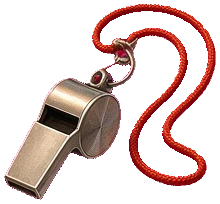
#> input picture art/items/a_whistle.webp, 220 x 204 px
$ python -i bake_item_sheet.py   (imports and definitions only)
#> lines starting #> are read from the running program, lines starting #| are printed output that depends on the picture; after the words box and inside, x2 and y2 are one past the last pixel; in counts of white or black regions, pixels touching at a corner belong together
#> further down, picture is the input picture: PIL image 220x204 RGBA; mean R, G, B, A 136.5, 33.5, 63.7, 76
#!/usr/bin/env python3
"""Cut one approved item sheet into one transparent picture per item (itembannerart1, 2026-11-20).

Run by tools/art-library/art_bake.py when Tom approves an item sheet in the Art Library (entries prop-item-01 to prop-item-18, tools/art-library/itemart-prompts.js;
the entry's `bake` field names this script with args <sheet> <item id>...). The Action keys the generator's magenta to transparent first (`key: 'corner'`).
By hand:  python3 tools/sprite-bake/bake_item_sheet.py <sheet> <id> [<id> ...] [--grid=N] [--check]
Reads tools/sprite-bake/src/items/<sheet>.png: a 4 x 4 grid of equal cells (--grid=3 for the 3 x 3 redo sheets), filled left to right then top to bottom, one object per cell
in the order of the ids. An id of `-` skips that cell: nothing is written for it (fix-itembannerart-pics: a cell that missed is made again on a redo sheet, so the first
sheet must not overwrite it whichever of the two Tom approves last).
Writes art/items/<id>.webp (trimmed to the drawn pixels, at most MAXSIDE on the long side) and rewrites the list in data/item-art.js, which the ITEM GAINED banner
(engine/party-banner.js) reads: an item whose id is not in the list keeps its emoji.
How a cell is cut: every drawn blob is merged with close neighbours (so a pair of shoes or a cookie with a crumb stays one object), the blob is given to the cell its centre
is in, and a cell's picture is all the blobs of that cell. A cell with nothing in it stops the bake and names the item, so a sheet that missed is never half installed.
`--check` also writes a contact sheet of the sheet's pictures over a grey ground to tools/shots/items-<sheet>.png."""
import os, re, sys
import numpy as np
from PIL import Image, ImageDraw
from scipy import ndimage as ndi

HERE = os.path.dirname(os.path.abspath(__file__))
ROOT = os.path.dirname(os.path.dirname(HERE))
SRC = os.path.join(HERE, 'src', 'items')
OUT = os.path.join(ROOT, 'art', 'items')
LIST = os.path.join(ROOT, 'data', 'item-art.js')
COLS = ROWS = 4
MAXSIDE = 256
ALPHA_CUT = 24            # at or below this a pixel is background
KEY_NEAR = 50             # colour distance to the sheet's own key colour: a leftover pocket of background inside an object
FRINGE_NEAR = 100         # an edge pixel this close to the key colour is a halo and goes
SHADOW_OFF = 18           # how far from a darker shade of the key colour a pixel may be and still count as the painted drop shadow

def key_colour(a):
    """The background colour the Action keyed: the colour still stored under the transparent pixels."""
    bg = a[:, :, 3] == 0
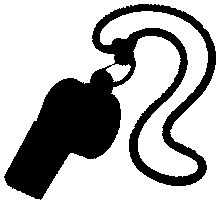
#> bg: shape (204, 220) bool; 69.9% white; 1 black region, box (x1, y1, x2, y2) and area: (4, 4, 216, 200) 13511
    if bg.sum() < 1000: return None
    return np.median(a[bg][:, :3].astype(float), axis=0)

def clean(im):
    a = np.array(im.convert('RGBA'))
    col = key_colour(a)
#> col = [183, 0, 72]
    if col is None: return a
    d = np.sqrt(((a[:, :, :3].astype(float) - col) ** 2).sum(axis=2))
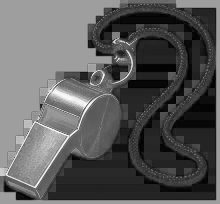
#> d: shape (204, 220) float64; min 1, max 315.9, mean 113; drawn with min black and max white
    a[(a[:, :, 3] > 0) & (d < KEY_NEAR), 3] = 0                                # pockets the border key could not reach
#> a: shape (204, 220, 4); 0.08% of pixels changed, all inside (x1, y1, x2, y2) = (94, 16, 204, 177)
    clear = a[:, :, 3] <= ALPHA_CUT
#> clear: shape (204, 220) bool; 70% white; 1 black region, box (x1, y1, x2, y2) and area: (4, 4, 216, 200) 13473
    edge = (a[:, :, 3] > 0) & ndi.binary_dilation(clear, iterations=1) & (d < FRINGE_NEAR)
#> edge: shape (204, 220) bool; 2.6% white in thin lines or dots
    a[edge, 3] = 0                                                             # pink halo on the outline
#> a: shape (204, 220, 4); mean R, G, B, A 136.5, 33.5, 63.7, 69.8
    # fix-itembannerart-pics-2: the generator paints a soft drop shadow under each object in a darker shade of the key colour (about 120,8,55 on 183,13,82),
    # too far from the key to be keyed, so it came out as a crimson smear under the object. A pixel that is the key colour scaled darker (small distance
    # from the line through black and the key) and that joins the background through such pixels is shadow and goes. Inside an object nothing is touched.
    p = a[:, :, :3].astype(float); t = (p @ col) / (col @ col)
#> after `p = a[:, :, :3].astype(float)`:
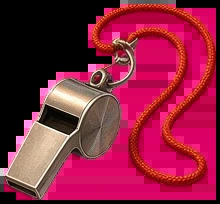
#> p: shape (204, 220, 3) float64; mean R, G, B 136.5, 33.5, 63.7
#> after `t = p @ col / (col @ col)`:
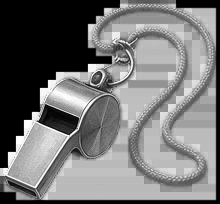
#> t: shape (204, 220) float64; min 0, max 1.66, mean 0.764; drawn with min black and max white
    off = np.sqrt(((p - t[..., None] * col) ** 2).sum(axis=2))
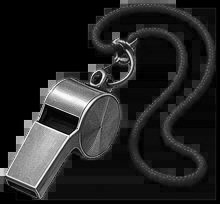
#> off: shape (204, 220) float64; min 0, max 287.9, mean 41.9; drawn with min black and max white
    vis = a[:, :, 3] > ALPHA_CUT
#> vis: shape (204, 220) bool; 27.5% white; 1 white region, box (x1, y1, x2, y2) and area: (4, 4, 215, 200) 12328
    cand = vis & (off < SHADOW_OFF) & (t > 0.15) & (t < 0.95)
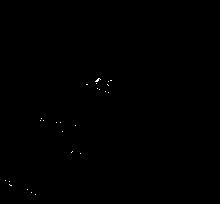
#> cand: shape (204, 220) bool; 0.09% white in thin lines or dots, all inside (x1, y1, x2, y2) = (5, 78, 112, 195)
    lab, _ = ndi.label(cand | ~vis)
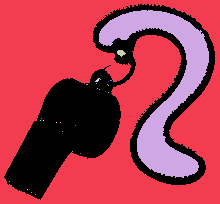
#> lab: shape (204, 220) int32; 29 distinct labels, from 0 to 28; one colour per label, 0 black
    bgl = np.unique(lab[~vis]); bgl = bgl[bgl > 0]
#> after `bgl = np.unique(lab[~vis])`: bgl = [1, 2, 3]
    a[cand & np.isin(lab, bgl), 3] = 0
#> a: shape (204, 220, 4); mean R, G, B, A 136.5, 33.5, 63.7, 69.8
    return a

# [68 lines left out: functions cut, sync_list, not called in this run]

# [5 lines not run here, left out]

>>> from PIL import Image
>>> picture = Image.open('../../art/items/a_whistle.webp')
>>> result = clean(picture)

$ run again, on art/items/e_china.webp
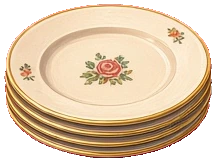
#> input picture art/items/e_china.webp, 216 x 162 px
#> picture is the input picture: PIL image 216x162 RGBA; mean R, G, B, A 188.6, 150.3, 130.5, 192
#> in key_colour, `bg = a[:, :, 3] == 0`:
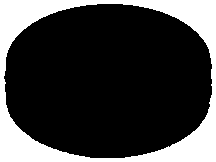
#> bg: shape (162, 216) bool; 24.5% white; 1 white region, box (x1, y1, x2, y2) and area: (0, 0, 216, 162) 8590
#> col = [133, 2, 68]
#> clear: shape (162, 216) bool; 24.6% white; 1 white region, box (x1, y1, x2, y2) and area: (0, 0, 216, 162) 8608
#> edge: shape (162, 216) bool; 0.63% white in thin lines or dots, all inside (x1, y1, x2, y2) = (4, 64, 212, 158)
#> in clean, `vis = a[:, :, 3] > ALPHA_CUT`:
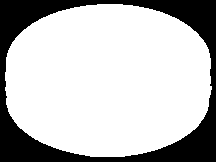
#> vis: shape (162, 216) bool; 74.8% white; 1 black region, box (x1, y1, x2, y2) and area: (0, 0, 216, 162) 8830
#> cand: shape (162, 216) bool; every value is 0
#> bgl = [1]

$ run again, on art/items/e_tea.webp
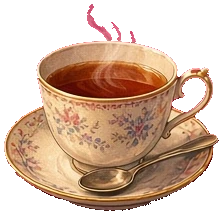
#> input picture art/items/e_tea.webp, 223 x 215 px
#> picture is the input picture: PIL image 223x215 RGBA; mean R, G, B, A 141.8, 85.8, 76.6, 142.6
#> in key_colour, `bg = a[:, :, 3] == 0`:
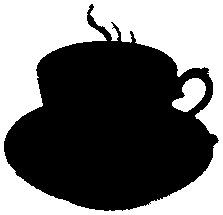
#> bg: shape (215, 223) bool; 44% white; 2 white regions, box (x1, y1, x2, y2) and area: (0, 0, 223, 215) 20417, (172, 78, 206, 112) 686
#> col = [51, 5, 21]
#> clear: shape (215, 223) bool; 45.8% white; 52 white regions (45 under 20 px), largest, box (x1, y1, x2, y2) and area: (0, 0, 223, 215) 20554, (172, 78, 206, 112) 688, (47, 77, 119, 98) 340
#> edge: shape (215, 223) bool; 1.2% white in thin lines or dots, all inside (x1, y1, x2, y2) = (10, 73, 216, 210)
#> vis: shape (215, 223) bool; 53% white; 28 black regions (21 under 20 px), largest, box (x1, y1, x2, y2) and area: (0, 0, 223, 215) 20747, (172, 78, 206, 113) 694, (47, 76, 120, 98) 474
#> cand: shape (215, 223) bool; every value is 0
#> in clean, `lab, _ = ndi.label(cand | ~vis)`:
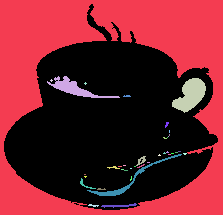
#> lab: shape (215, 223) int32; 39 distinct labels, from 0 to 38; one colour per label, 0 black
#> bgl = 38 values from 1 to 38
